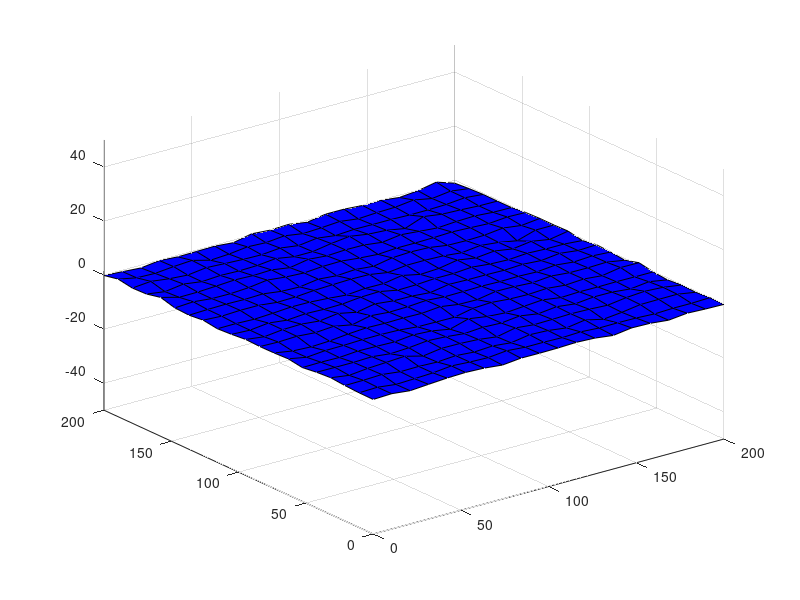
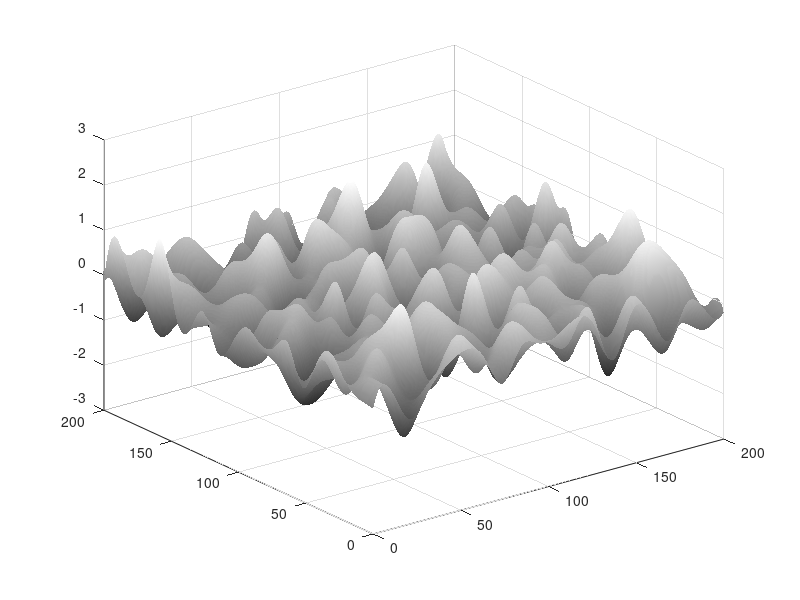

Reproduce these figures in MATLAB, in order.
%% This is the simulation of generating craters with depth 
%% We generate three craters for the vehicle to extract 
%% The appeared craters on several images will be shown in file Measurement_Generation
clc; clear all;close all;
figure(1);
Roughness = 0.5;
D_size = 20;
use_Crater =1;
if use_Crater == 1
    Number_crater = 3;        % number of craters distributed on the planetary surface. 
    [X_range,Y_range] =... 
    meshgrid(linspace(0,200,D_size),linspace(0,200,D_size));
    Z_range = 0.*X_range-normrnd(0.1,Roughness,[D_size,D_size]);      % Add some roughness on the surface 
    
    surf(X_range,Y_range,Z_range); hold on;
    colormap([0 0 1]);
    %axis([-100 100 0 200 -50 50]);
    axis([0 200 0 200 -50 50]);
    
%     global Crater_map;                 %% Build the map of Crater
%     global target_spot;                %% Build the target landing spot
%     Crater_map(1,:) = [150,100];       %% Crater 1 position
%     Crater_map(2,:) = [400,400];       %% Crater 2 position
%     Crater_map(3,:) = [350,100];       %% Crater 3 position
%     Radius_Crater_1 = 60;              %% Crater 1 radius
%     Radius_Crater_2 = 70;              %% Crater 2 radius
%     Radius_Crater_3 = 80;              %% crater 3 radius
%     target_spot = [0 0];
%     draw_crater(Crater_map(1,1),Crater_map(1,2),Radius_Crater_1);
%     draw_crater(Crater_map(2,1),Crater_map(2,2),Radius_Crater_2);
%     draw_crater(Crater_map(3,1),Crater_map(3,2),Radius_Crater_3);
%     plot_crater(Crater_map(1,1),Crater_map(1,2),Radius_Crater_1);
%     plot_crater(Crater_map(2,1),Crater_map(2,2),Radius_Crater_2);
%     plot_crater(Crater_map(3,1),Crater_map(3,2),Radius_Crater_3);
%     plot_target(target_spot(1,1),target_spot(1,2),15);
% %     plot(Crater_map(1,1),Crater_map(1,2),'or','MarkerSize',15,'linewidth',1, 'MarkerFaceColor','r');
% %     text(Crater_map(1,1),Crater_map(1,2),20,'Crater One','linewidth',2);
% %     plot(Crater_map(2,1),Crater_map(2,2),'or','MarkerSize',15,'linewidth',1, 'MarkerFaceColor','r');
% %     plot(Crater_map(3,1),Crater_map(3,2),'or','MarkerSize',15,'linewidth',1, 'MarkerFaceColor','r');
% %     plot(Crater_map(3,1),Crater_map(3,2),'or','MarkerSize',15,'linewidth',1, 'MarkerFaceColor','r');
% %     plot(target_spot(1,1),target_spot(1,2),'oy','MarkerSize',18,'linewidth',1, 'MarkerFaceColor','y');
%     xlabel('Global Coornidate Axis X');
%     ylabel('Global Coornidate Axis Y');
%     zlabel('Global Coornidate Axis Z');
% hold on;
% 
% Q_t1 = [target_spot - Crater_map(1,:) 0]';
% Q_t2 = [target_spot - Crater_map(2,:) 0]';
% Q_t3 = [target_spot - Crater_map(3,:) 0]';
% 
% %     [X_range,Y_range] =...
% %     meshgrid(linspace(30,90,100),linspace(0,60,100));
% %     Z_range = 600 * ones(100,100);
% %     surf(X_range,Y_range,Z_range);
% %     colormap([0 0 1]);
end
[X,Y] =...
     meshgrid(linspace(0,200,400),linspace(0,200,400));
Z = interp2(X_range,Y_range,Z_range,X,Y,'spline');

figure(2)
surf(X,Y,Z); hold on;
     colormap(gray);
     shading interp
    %axis([-100 100 0 200 -2 2]);
    axis([0 200 0 200 -3 3]);
[nx,ny,nz]=surfnorm(X,Y,Z);
